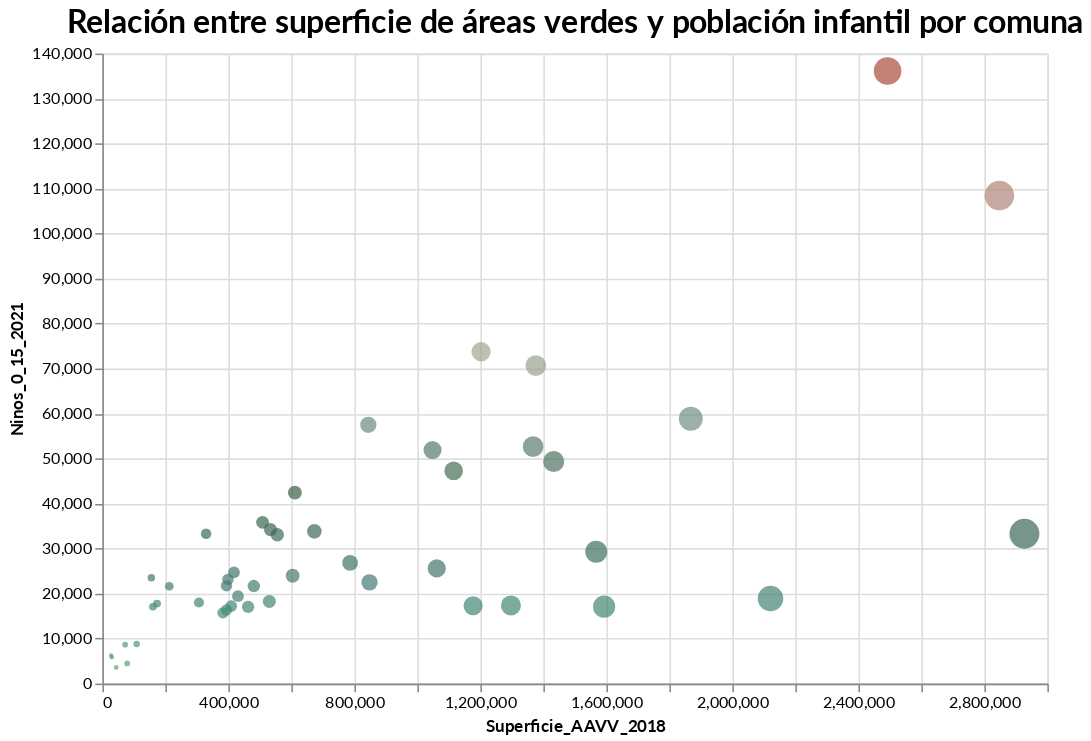

Source (notebook cell):
### Markdown cell above
####GRÁFICO

### Code cell
# Crear el gráfico de dispersión con la paleta ajustada
chart = alt.Chart(dn).mark_circle().encode(
    x='Superficie_AAVV_2018:Q',  # Superficie de áreas verdes
    y='Ninos_0_15_2021:Q',        # Niños (0-15 años)
    color=alt.Color(
        'Ninos_0_15_2021:Q',
        scale=alt.Scale(
            domain=[dn['Ninos_0_15_2021'].min(), dn['Ninos_0_15_2021'].max()],
            range=['#5aa86e', '#477a73', '#395e41',  # Verde
                   '#77938b', '#b4ada1', '#b4a198',  # Gris
                   '#ac7063', '#ac4c3d']  # Rojo
        ),
               legend=None  # Eliminar la barra de color

    ),
    size=alt.Size(
        'Superficie_AAVV_2018:Q',  # Relacionar el tamaño con la superficie
        legend=None  # Eliminar la leyenda del tamaño
    ),
    tooltip=['Comuna:N', 'Superficie_AAVV_2018:Q', 'Ninos_0_15_2021:Q']
).properties(
    title='Relación entre superficie de áreas verdes y población infantil por comuna',
    width=600,
    height=400
).configure_title(
    fontSize=20,
    font='Lato'  # Cambiar la fuente aquí
).configure_axis(
    labelFont='Lato',
    titleFont='Lato'
).interactive()

# Guardar el gráfico como un archivo HTML
chart.save('grafico_areas_verdes.html')
# Mostrar el gráfico
chart

### Figure 1 — Vega-Lite specification as saved in the notebook (floating-point values rounded to 4 significant figures)
{"config": {"view": {"continuousWidth": 400, "continuousHeight": 300}, "axis": {"labelFont": "Lato", "titleFont": "Lato"}, "title": {"font": "Lato", "fontSize": 20}}, "data": {"name": "data-1783e1b602605db7efa6e1053f3192de"}, "mark": "circle", "encoding": {"color": {"field": "Ninos_0_15_2021", "legend": null, "scale": {"domain": [3590, 136134], "range": ["#5aa86e", "#477a73", "#395e41", "#77938b", "#b4ada1", "#b4a198", "#ac7063", "#ac4c3d"]}, "type": "quantitative"}, "size": {"field": "Superficie_AAVV_2018", "legend": null, "type": "quantitative"}, "tooltip": [{"field": "Comuna", "type": "nominal"}, {"field": "Superficie_AAVV_2018", "type": "quantitative"}, {"field": "Ninos_0_15_2021", "type": "quantitative"}], "x": {"field": "Superficie_AAVV_2018", "type": "quantitative"}, "y": {"field": "Ninos_0_15_2021", "type": "quantitative"}}, "height": 400, "selection": {"selector011": {"type": "interval", "bind": "scales", "encodings": ["x", "y"]}}, "title": "Relación entre superficie de áreas verdes y población infantil por comuna", "width": 600, "$schema": "https://vega.github.io/schema/vega-lite/v4.17.0.json", "datasets": {"data-1783e1b602605db7efa6e1053f3192de": [{"Comuna": "BUIN", "Total_personas_2021": 111934, "Ninos_0_15_2021": 23953, "Superficie_comuna_m2_2021": 214000000, "Superficie_AAVV_2018": 604000.0, "Superficie_AAVVm2_por_habitante": 25.22}, {"Comuna": "CALERA DE TANGO", "Total_personas_2021": 29019, "Ninos_0_15_2021": 5835, "Superficie_comuna_m2_2021": 73300000, "Superficie_AAVV_2018": 29950.0, "Superficie_AAVVm2_por_habitante": 5.132}, {"Comuna": "CERRILLOS", "Total_personas_2021": 89520, "Ninos_0_15_2021": 17299, "Superficie_comuna_m2_2021": 21000000, "Superficie_AAVV_2018": 1177000.0, "Superficie_AAVVm2_por_habitante": 68.04}, {"Comuna": "CERRO NAVIA", "Total_personas_2021": 142304, "Ninos_0_15_2021": 26810, "Superficie_comuna_m2_2021": 11000000, "Superficie_AAVV_2018": 786400.0, "Superficie_AAVVm2_por_habitante": 29.33}, {"Comuna": "COLINA", "Total_personas_2021": 185599, "Ninos_0_15_2021": 47279, "Superficie_comuna_m2_2021": 971200000, "Superficie_AAVV_2018": 1115000.0, "Superficie_AAVVm2_por_habitante": 23.59}, {"Comuna": "CONCHALI", "Total_personas_2021": 139394, "Ninos_0_15_2021": 24695, "Superficie_comuna_m2_2021": 10700000, "Superficie_AAVV_2018": 417900.0, "Superficie_AAVVm2_por_habitante": 16.92}, {"Comuna": "EL BOSQUE", "Total_personas_2021": 171789, "Ninos_0_15_2021": 33279, "Superficie_comuna_m2_2021": 14200000, "Superficie_AAVV_2018": 329300.0, "Superficie_AAVVm2_por_habitante": 9.894}, {"Comuna": "EL MONTE", "Total_personas_2021": 40620, "Ninos_0_15_2021": 8778, "Superficie_comuna_m2_2021": 118000000, "Superficie_AAVV_2018": 108900.0, "Superficie_AAVVm2_por_habitante": 12.41}, {"Comuna": "ESTACION CENTRAL", "Total_personas_2021": 214470, "Ninos_0_15_2021": 34211, "Superficie_comuna_m2_2021": 15000000, "Superficie_AAVV_2018": 533800.0, "Superficie_AAVVm2_por_habitante": 15.6}, {"Comuna": "HUECHURABA", "Total_personas_2021": 114453, "Ninos_0_15_2021": 25584, "Superficie_comuna_m2_2021": 44800000, "Superficie_AAVV_2018": 1062000.0, "Superficie_AAVVm2_por_habitante": 41.49}, {"Comuna": "INDEPENDENCIA", "Total_personas_2021": 147655, "Ninos_0_15_2021": 23527, "Superficie_comuna_m2_2021": 7000000, "Superficie_AAVV_2018": 155400.0, "Superficie_AAVVm2_por_habitante": 6.607}, {"Comuna": "ISLA DE MAIPO", "Total_personas_2021": 40803, "Ninos_0_15_2021": 8637, "Superficie_comuna_m2_2021": 189000000, "Superficie_AAVV_2018": 72270.0, "Superficie_AAVVm2_por_habitante": 8.368}, {"Comuna": "LA CISTERNA", "Total_personas_2021": 101126, "Ninos_0_15_2021": 17063, "Superficie_comuna_m2_2021": 10000000, "Superficie_AAVV_2018": 160400.0, "Superficie_AAVVm2_por_habitante": 9.398}, {"Comuna": "LA FLORIDA", "Total_personas_2021": 405185, "Ninos_0_15_2021": 70660, "Superficie_comuna_m2_2021": 70200000, "Superficie_AAVV_2018": 1376000.0, "Superficie_AAVVm2_por_habitante": 19.47}, {"Comuna": "LA GRANJA", "Total_personas_2021": 122028, "Ninos_0_15_2021": 22486, "Superficie_comuna_m2_2021": 10000000, "Superficie_AAVV_2018": 848100.0, "Superficie_AAVVm2_por_habitante": 37.72}, {"Comuna": "LA PINTANA", "Total_personas_2021": 189454, "Ninos_0_15_2021": 42430, "Superficie_comuna_m2_2021": 30600000, "Superficie_AAVV_2018": 611100.0, "Superficie_AAVVm2_por_habitante": 14.4}, {"Comuna": "LA REINA", "Total_personas_2021": 100459, "Ninos_0_15_2021": 17356, "Superficie_comuna_m2_2021": 23000000, "Superficie_AAVV_2018": 1297000.0, "Superficie_AAVVm2_por_habitante": 74.73}, {"Comuna": "LAMPA", "Total_personas_2021": 131436, "Ninos_0_15_2021": 33065, "Superficie_comuna_m2_2021": 452000000, "Superficie_AAVV_2018": 555300.0, "Superficie_AAVVm2_por_habitante": 16.79}, {"Comuna": "LAS CONDES", "Total_personas_2021": 335296, "Ninos_0_15_2021": 49356, "Superficie_comuna_m2_2021": 99000000, "Superficie_AAVV_2018": 1433000.0, "Superficie_AAVVm2_por_habitante": 29.03}, {"Comuna": "LO BARNECHEA", "Total_personas_2021": 126816, "Ninos_0_15_2021": 29288, "Superficie_comuna_m2_2021": 1024000000, "Superficie_AAVV_2018": 1568000.0, "Superficie_AAVVm2_por_habitante": 53.53}, {"Comuna": "LO ESPEJO", "Total_personas_2021": 103381, "Ninos_0_15_2021": 19425, "Superficie_comuna_m2_2021": 7000000, "Superficie_AAVV_2018": 430500.0, "Superficie_AAVVm2_por_habitante": 22.16}, {"Comuna": "LO PRADO", "Total_personas_2021": 104405, "Ninos_0_15_2021": 18007, "Superficie_comuna_m2_2021": 7000000, "Superficie_AAVV_2018": 306700.0, "Superficie_AAVVm2_por_habitante": 17.03}, {"Comuna": "MACUL", "Total_personas_2021": 136278, "Ninos_0_15_2021": 21665, "Superficie_comuna_m2_2021": 12900000, "Superficie_AAVV_2018": 480800.0, "Superficie_AAVVm2_por_habitante": 22.19}, {"Comuna": "MAIPU", "Total_personas_2021": 584053, "Ninos_0_15_2021": 108454, "Superficie_comuna_m2_2021": 135500000, "Superficie_AAVV_2018": 2848000.0, "Superficie_AAVVm2_por_habitante": 26.26}, {"Comuna": "NUNOA", "Total_personas_2021": 255823, "Ninos_0_15_2021": 35833, "Superficie_comuna_m2_2021": 16900000, "Superficie_AAVV_2018": 508500.0, "Superficie_AAVVm2_por_habitante": 14.19}, {"Comuna": "PADRE HURTADO", "Total_personas_2021": 76219, "Ninos_0_15_2021": 16342, "Superficie_comuna_m2_2021": 80800000, "Superficie_AAVV_2018": 393800.0, "Superficie_AAVVm2_por_habitante": 24.1}, {"Comuna": "PAINE", "Total_personas_2021": 84379, "Ninos_0_15_2021": 17763, "Superficie_comuna_m2_2021": 820000000, "Superficie_AAVV_2018": 173400.0, "Superficie_AAVVm2_por_habitante": 9.761}, {"Comuna": "PEDRO AGUIRRE CERDA", "Total_personas_2021": 107409, "Ninos_0_15_2021": 18249, "Superficie_comuna_m2_2021": 10000000, "Superficie_AAVV_2018": 530100.0, "Superficie_AAVVm2_por_habitante": 29.05}, {"Comuna": "PENAFLOR", "Total_personas_2021": 102667, "Ninos_0_15_2021": 21714, "Superficie_comuna_m2_2021": 69000000, "Superficie_AAVV_2018": 394000.0, "Superficie_AAVVm2_por_habitante": 18.14}, {"Comuna": "PENALOLEN", "Total_personas_2021": 269296, "Ninos_0_15_2021": 52650, "Superficie_comuna_m2_2021": 54000000, "Superficie_AAVV_2018": 1367000.0, "Superficie_AAVVm2_por_habitante": 25.97}, {"Comuna": "PIRQUE", "Total_personas_2021": 31134, "Ninos_0_15_2021": 6232, "Superficie_comuna_m2_2021": 445300000, "Superficie_AAVV_2018": 27700.0, "Superficie_AAVVm2_por_habitante": 4.445}, {"Comuna": "PROVIDENCIA", "Total_personas_2021": 160043, "Ninos_0_15_2021": 18905, "Superficie_comuna_m2_2021": 14300000, "Superficie_AAVV_2018": 2121000.0, "Superficie_AAVVm2_por_habitante": 112.2}, {"Comuna": "PUDAHUEL", "Total_personas_2021": 256607, "Ninos_0_15_2021": 51888, "Superficie_comuna_m2_2021": 197000000, "Superficie_AAVV_2018": 1048000.0, "Superficie_AAVVm2_por_habitante": 20.2}, {"Comuna": "PUENTE ALTO", "Total_personas_2021": 655033, "Ninos_0_15_2021": 136134, "Superficie_comuna_m2_2021": 88000000, "Superficie_AAVV_2018": 2493000.0, "Superficie_AAVVm2_por_habitante": 18.31}, {"Comuna": "QUILICURA", "Total_personas_2021": 261993, "Ninos_0_15_2021": 57497, "Superficie_comuna_m2_2021": 58000000, "Superficie_AAVV_2018": 844300.0, "Superficie_AAVVm2_por_habitante": 14.68}, {"Comuna": "QUINTA NORMAL", "Total_personas_2021": 138904, "Ninos_0_15_2021": 23149, "Superficie_comuna_m2_2021": 13000000, "Superficie_AAVV_2018": 398700.0, "Superficie_AAVVm2_por_habitante": 17.22}, {"Comuna": "RECOLETA", "Total_personas_2021": 193605, "Ninos_0_15_2021": 33287, "Superficie_comuna_m2_2021": 16000000, "Superficie_AAVV_2018": 2927000.0, "Superficie_AAVVm2_por_habitante": 87.94}, {"Comuna": "RENCA", "Total_personas_2021": 161959, "Ninos_0_15_2021": 33823, "Superficie_comuna_m2_2021": 24000000, "Superficie_AAVV_2018": 672900.0, "Superficie_AAVVm2_por_habitante": 19.9}, {"Comuna": "SAN BERNARDO", "Total_personas_2021": 339043, "Ninos_0_15_2021": 73730, "Superficie_comuna_m2_2021": 155000000, "Superficie_AAVV_2018": 1202000.0, "Superficie_AAVVm2_por_habitante": 16.31}, {"Comuna": "SAN JOAQUIN", "Total_personas_2021": 103871, "Ninos_0_15_2021": 17033, "Superficie_comuna_m2_2021": 9700000, "Superficie_AAVV_2018": 462700.0, "Superficie_AAVVm2_por_habitante": 27.16}, {"Comuna": "SAN JOSE DE MAIPO", "Total_personas_2021": 18917, "Ninos_0_15_2021": 3590, "Superficie_comuna_m2_2021": 4994800000, "Superficie_AAVV_2018": 43960.0, "Superficie_AAVVm2_por_habitante": 12.25}, {"Comuna": "SAN MIGUEL", "Total_personas_2021": 136835, "Ninos_0_15_2021": 21632, "Superficie_comuna_m2_2021": 10000000, "Superficie_AAVV_2018": 212500.0, "Superficie_AAVVm2_por_habitante": 9.824}, {"Comuna": "SAN RAMON", "Total_personas_2021": 86017, "Ninos_0_15_2021": 15714, "Superficie_comuna_m2_2021": 7000000, "Superficie_AAVV_2018": 382800.0, "Superficie_AAVVm2_por_habitante": 24.36}, {"Comuna": "SANTIAGO", "Total_personas_2021": 517280, "Ninos_0_15_2021": 58856, "Superficie_comuna_m2_2021": 22000000, "Superficie_AAVV_2018": 1868000.0, "Superficie_AAVVm2_por_habitante": 31.74}, {"Comuna": "TALAGANTE", "Total_personas_2021": 82900, "Ninos_0_15_2021": 17199, "Superficie_comuna_m2_2021": 126000000, "Superficie_AAVV_2018": 409100.0, "Superficie_AAVVm2_por_habitante": 23.78}, {"Comuna": "TILTIL", "Total_personas_2021": 21783, "Ninos_0_15_2021": 4473, "Superficie_comuna_m2_2021": 653000000, "Superficie_AAVV_2018": 78790.0, "Superficie_AAVVm2_por_habitante": 17.61}, {"Comuna": "VITACURA", "Total_personas_2021": 97695, "Ninos_0_15_2021": 17089, "Superficie_comuna_m2_2021": 28300000, "Superficie_AAVV_2018": 1593000.0, "Superficie_AAVVm2_por_habitante": 93.21}]}}
